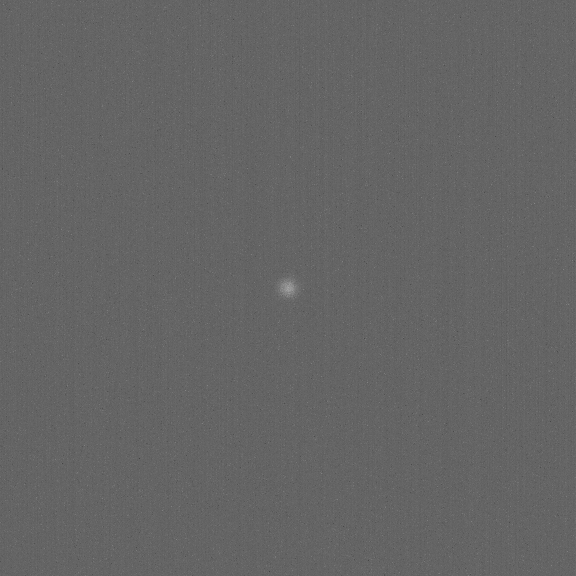
#> input picture data_studies/images/-0.5065000057220459__CYGNO_60_40_He_NR_20_keV_930V_30cm_SRIM_IDAO_iso_crop_hist_pic_run3_ev269.png, 576 x 576 px
$ jupyter execute --allow-errors fittin.ipynb   (shell and % lines are left out)
#> lines starting #> are read from the running program, lines starting #| are printed output that depends on the picture
### data_studies/fit_model.py
import numpy as np
import numba as nb

from iminuit import Minuit
from iminuit.util import describe, make_func_code

############################################################
kwd = {'parallel': False, 'fastmath': True}

@nb.njit(**kwd)
def custom_chi2(y, y_err, ym):
    return np.sum(np.where(y > 0, (y-ym)**2/y_err**2, 0))

@nb.njit(**kwd)
def custom_errors(y):
    return np.where(y > 0, np.sqrt(np.abs(y)), 1)

############################################################
# [12 lines left out: functions norm_pdf, uniform_pdf, not called in this run]

@nb.njit(**kwd)
def model(x, mu, sigma, fr, N):
    return N*(fr*norm_pdf(x, mu, sigma) + (1-fr)*uniform_pdf(x))

@nb.njit(**kwd)
def model_bkgr_only(x, N):
    return N*(uniform_pdf(x))

############################################################
class MyChi2:
    def __init__(self, model, x, y):
        self.model = model  # model predicts y for given x
        self.x = np.array(x)
        self.y = np.array(y)
        self.y_err = custom_errors(self.y)
        self.func_code = make_func_code(describe(self.model)[1:])

    # [28 lines left out: functions __call__, fit_model, not called in this run]

### data_studies/fittin.ipynb
[cell 1]
import numpy as np
import numba as nb
import pandas as pd
from matplotlib import pyplot as plt
import matplotlib.patches as mpatches
from PIL import Image
import yaml

import mplhep
import zfit

mplhep.set_style('CMS')
#> (this line was passed over: mplhep is not available in this run)

### load image

[cell 2]
with open('fitting_cfg.yml') as f:
    cfg_dict = yaml.load(f, Loader=yaml.FullLoader)

[cell 3]
image_path = 'images/-0.5065000057220459__CYGNO_60_40_He_NR_20_keV_930V_30cm_SRIM_IDAO_iso_crop_hist_pic_run3_ev269.png'
# [5 lines of commented-out code are left out]

[cell 4]
im = Image.open(image_path)
#> im is the input picture: PIL image 576x576 L; min 66, max 168, mean 100.4
im

[cell 5]
obs_left, obs_right = cfg_dict['obs_range']
obs_edges = np.array(range(obs_left, obs_right + 1))
obs_bin_centers = (obs_edges[:-1] + obs_edges[1:])/2
obs_grid = np.linspace(obs_left, obs_right, 1000)

[cell 6]
mu_init = cfg_dict['init_values']['mu']
sigma_init = cfg_dict['init_values']['sigma']
fr_init = cfg_dict['init_values']['fr']

[cell 7]
im = Image.open(image_path)
ima = {proj: np.sum(np.array(im)[obs_left:obs_right, obs_left:obs_right], axis=ax) for proj, ax in zip(['x', 'y'], [0, 1])} # image projections
#> ima = 2 items

[cell 8]
fig, axs = plt.subplots(1, 2, figsize=(20,7))
axs[0].bar(range(obs_left, obs_right), ima['x'])
axs[0].set_title('X projection')
axs[1].bar(range(obs_left, obs_right), ima['y'])
axs[1].set_title('Y projection')
plt.show()
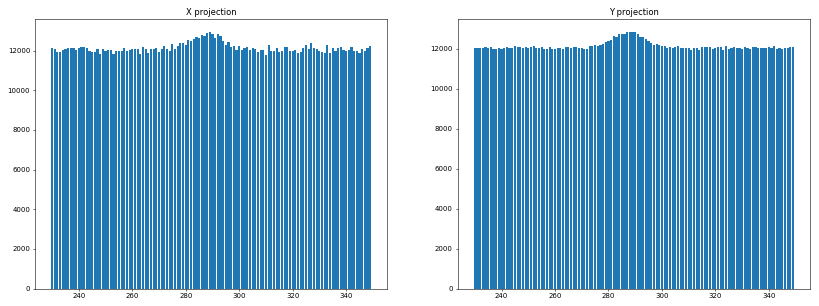
#> figure drawn by matplotlib, 2 panels; panel 1: tallest bar 12951 high, from x = 288.6 to 289.4; panel 2: tallest bar 12854 high, from x = 289.6 to 290.4

[cell 9]
fig, axs = plt.subplots(1, 2, figsize=(20,7))
axs[0].bar(range(obs_left, obs_right), ima['x'] - np.mean(ima['x'])) # note that mean is biased by the signal
axs[0].set_title('X projection')
axs[1].bar(range(obs_left, obs_right), ima['y'] - np.mean(ima['y'])) # note that mean is biased by the signal
axs[1].set_title('Y projection')
plt.show()
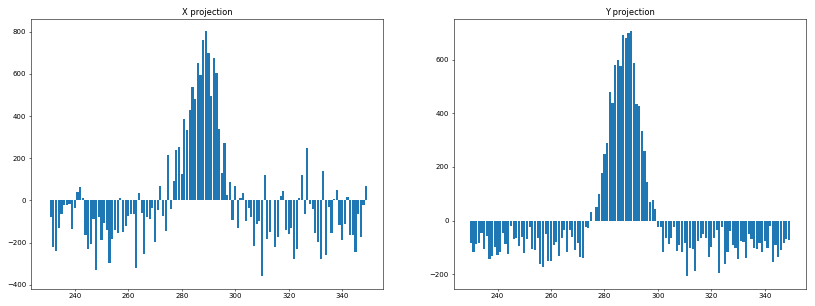
#> figure drawn by matplotlib, 2 panels; panel 1: tallest bar 802.3 high, from x = 288.6 to 289.4; panel 2: tallest bar 705.3 high, from x = 289.6 to 290.4

$ run again, with data_studies/images/0.7410642504692078__CYGNO_60_40_ER_10_keV_930V_30cm_IDAO_iso_crop_hist_pic_run4_ev447.png copied over data_studies/images/-0.5065000057220459__CYGNO_60_40_He_NR_20_keV_930V_30cm_SRIM_IDAO_iso_crop_hist_pic_run3_ev269.png
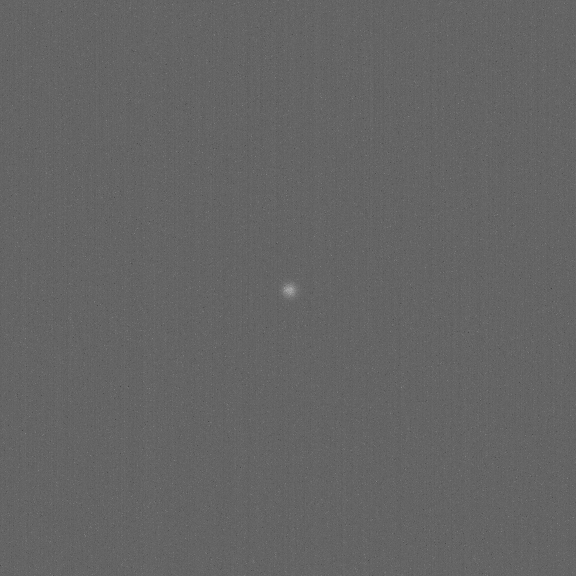
#> input picture data_studies/images/0.7410642504692078__CYGNO_60_40_ER_10_keV_930V_30cm_IDAO_iso_crop_hist_pic_run4_ev447.png, 576 x 576 px
#> im is the input picture: PIL image 576x576 L; min 63, max 171, mean 100.4
#> ima = 2 items
#> `plt.show()`:
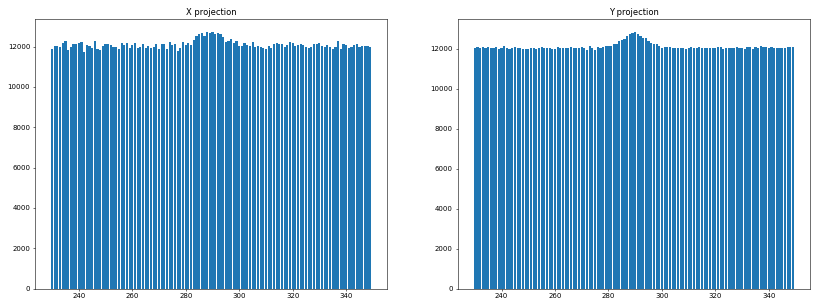
#> figure drawn by matplotlib, 2 panels; panel 1: tallest bar 12729 high, from x = 289.6 to 290.4; panel 2: tallest bar 12838 high, from x = 289.6 to 290.4
#> `plt.show()`:
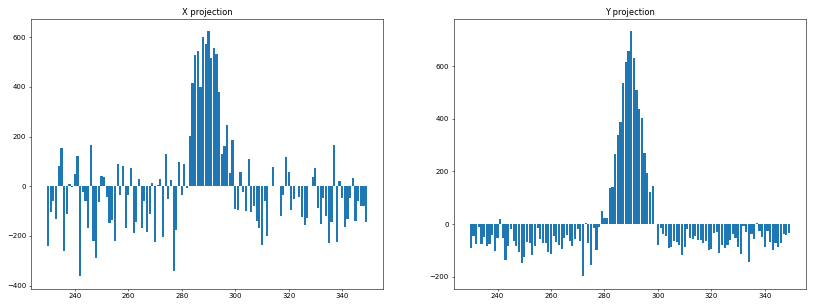
#> figure drawn by matplotlib, 2 panels; panel 1: tallest bar 623.8 high, from x = 289.6 to 290.4; panel 2: tallest bar 732.8 high, from x = 289.6 to 290.4

$ run again, with data_studies/images/0.7402061223983765__CYGNO_60_40_ER_30_keV_930V_30cm_IDAO_iso_crop_hist_pic_run3_ev937.png copied over data_studies/images/-0.5065000057220459__CYGNO_60_40_He_NR_20_keV_930V_30cm_SRIM_IDAO_iso_crop_hist_pic_run3_ev269.png
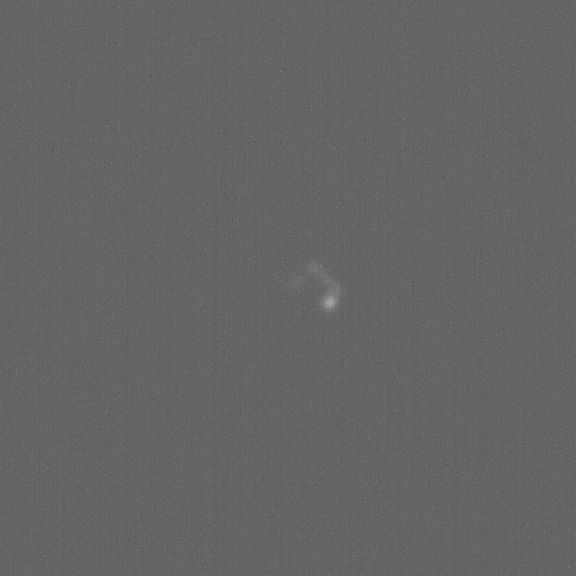
#> input picture data_studies/images/0.7402061223983765__CYGNO_60_40_ER_30_keV_930V_30cm_IDAO_iso_crop_hist_pic_run3_ev937.png, 576 x 576 px
#> im is the input picture: PIL image 576x576 L; min 65, max 172, mean 100.5
#> ima = 2 items
#> `plt.show()`:
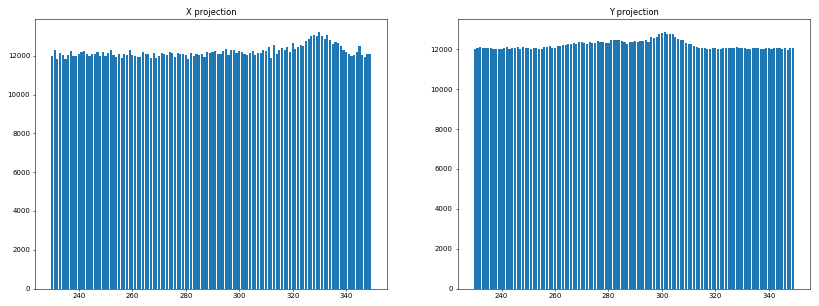
#> figure drawn by matplotlib, 2 panels; panel 1: tallest bar 13235 high, from x = 329.6 to 330.4; panel 2: tallest bar 12886 high, from x = 300.6 to 301.4
#> `plt.show()`:
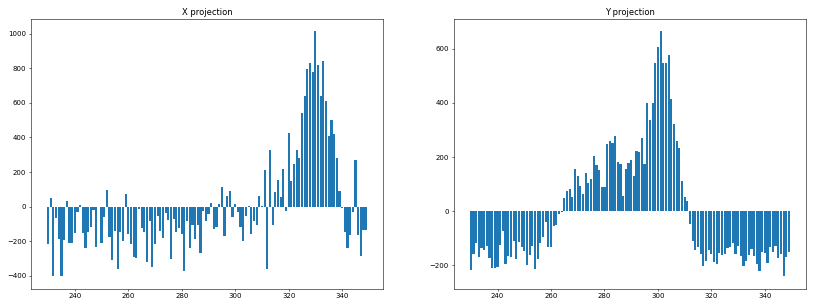
#> figure drawn by matplotlib, 2 panels; panel 1: tallest bar 1013.8 high, from x = 329.6 to 330.4; panel 2: tallest bar 664.8 high, from x = 300.6 to 301.4

$ run again, with data_studies/images/-0.3499999940395355__CYGNO_60_40_He_NR_1_keV_930V_30cm_SRIM_IDAO_iso_crop_hist_pic_run2_ev87.png copied over data_studies/images/-0.5065000057220459__CYGNO_60_40_He_NR_20_keV_930V_30cm_SRIM_IDAO_iso_crop_hist_pic_run3_ev269.png
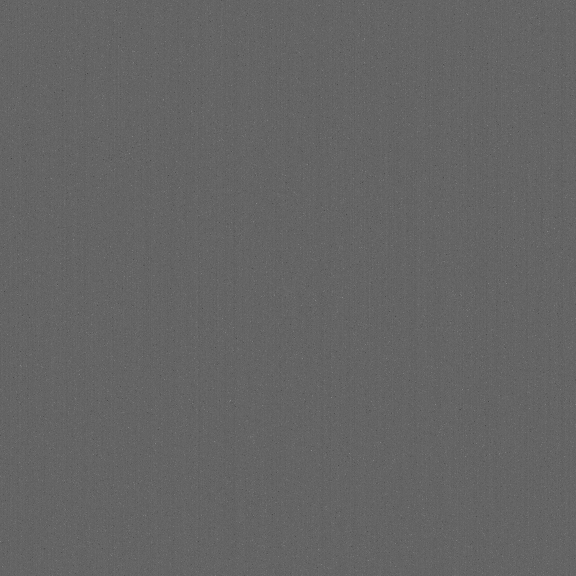
#> input picture data_studies/images/-0.3499999940395355__CYGNO_60_40_He_NR_1_keV_930V_30cm_SRIM_IDAO_iso_crop_hist_pic_run2_ev87.png, 576 x 576 px
#> im is the input picture: PIL image 576x576 L; min 66, max 138, mean 100.4
#> ima = 2 items
#> `plt.show()`:
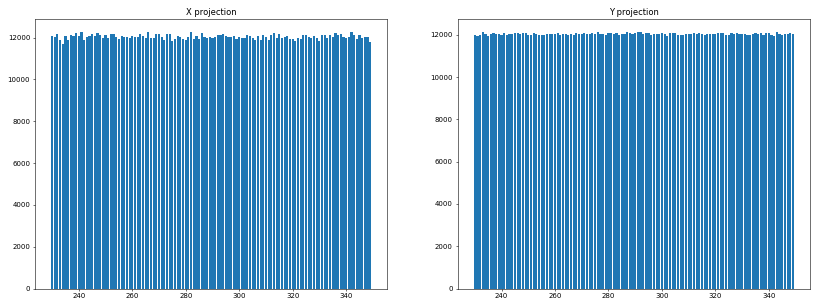
#> figure drawn by matplotlib, 2 panels; panel 1: tallest bar 12279 high, from x = 281.6 to 282.4; panel 2: tallest bar 12144 high, from x = 286.6 to 287.4
#> `plt.show()`:
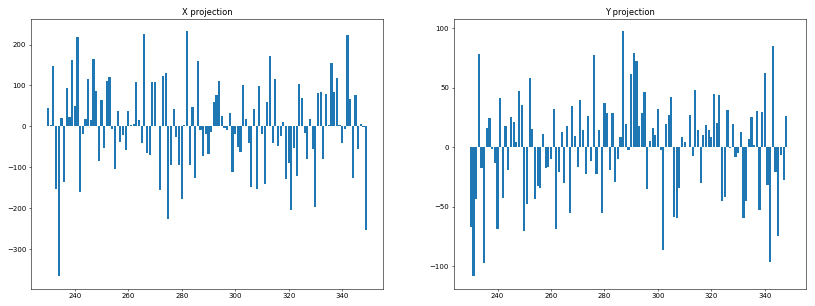
#> figure drawn by matplotlib, 2 panels; panel 1: tallest bar 232.4 high, from x = 281.6 to 282.4; panel 2: tallest bar 97.43 high, from x = 286.6 to 287.4
